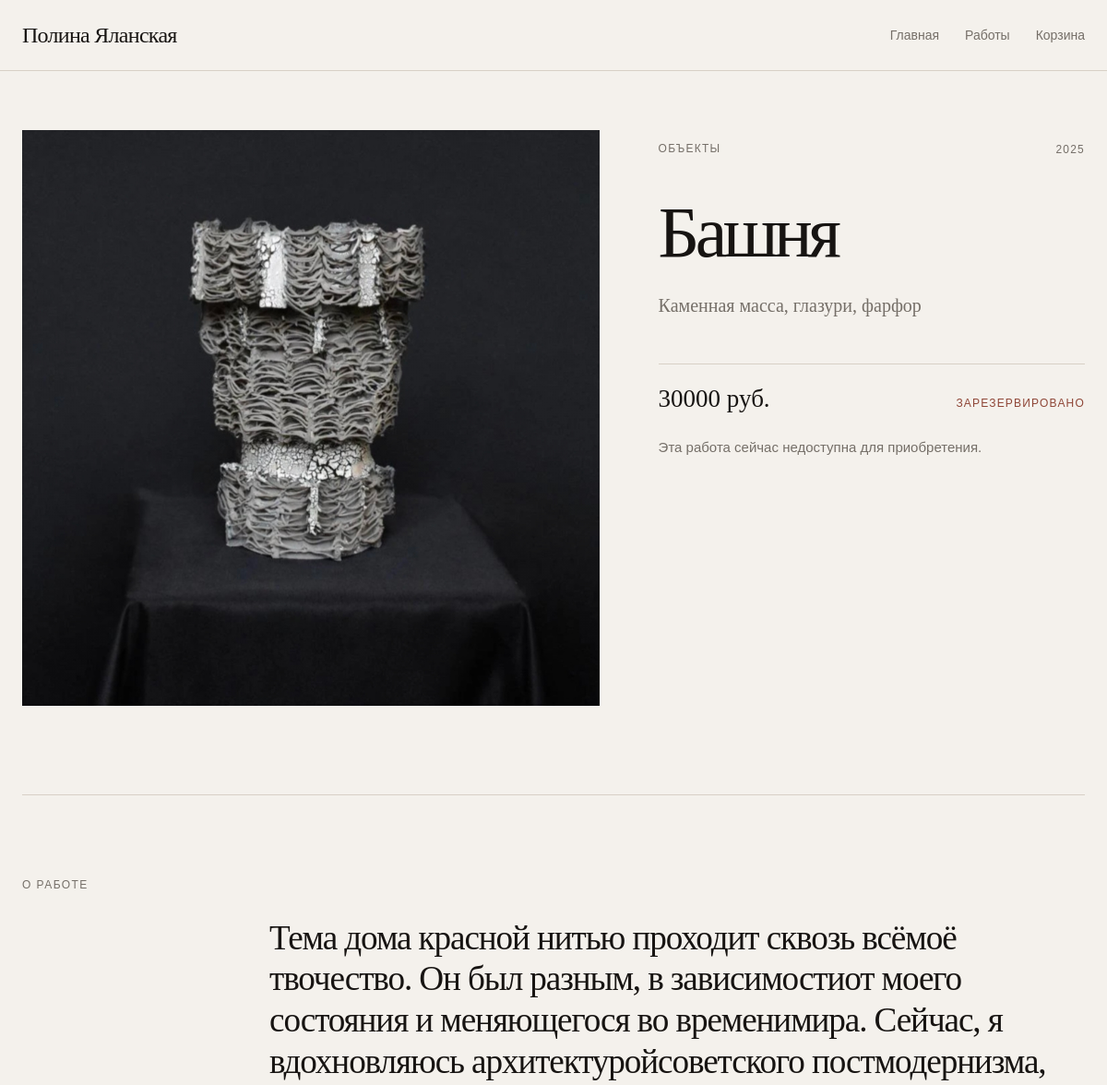
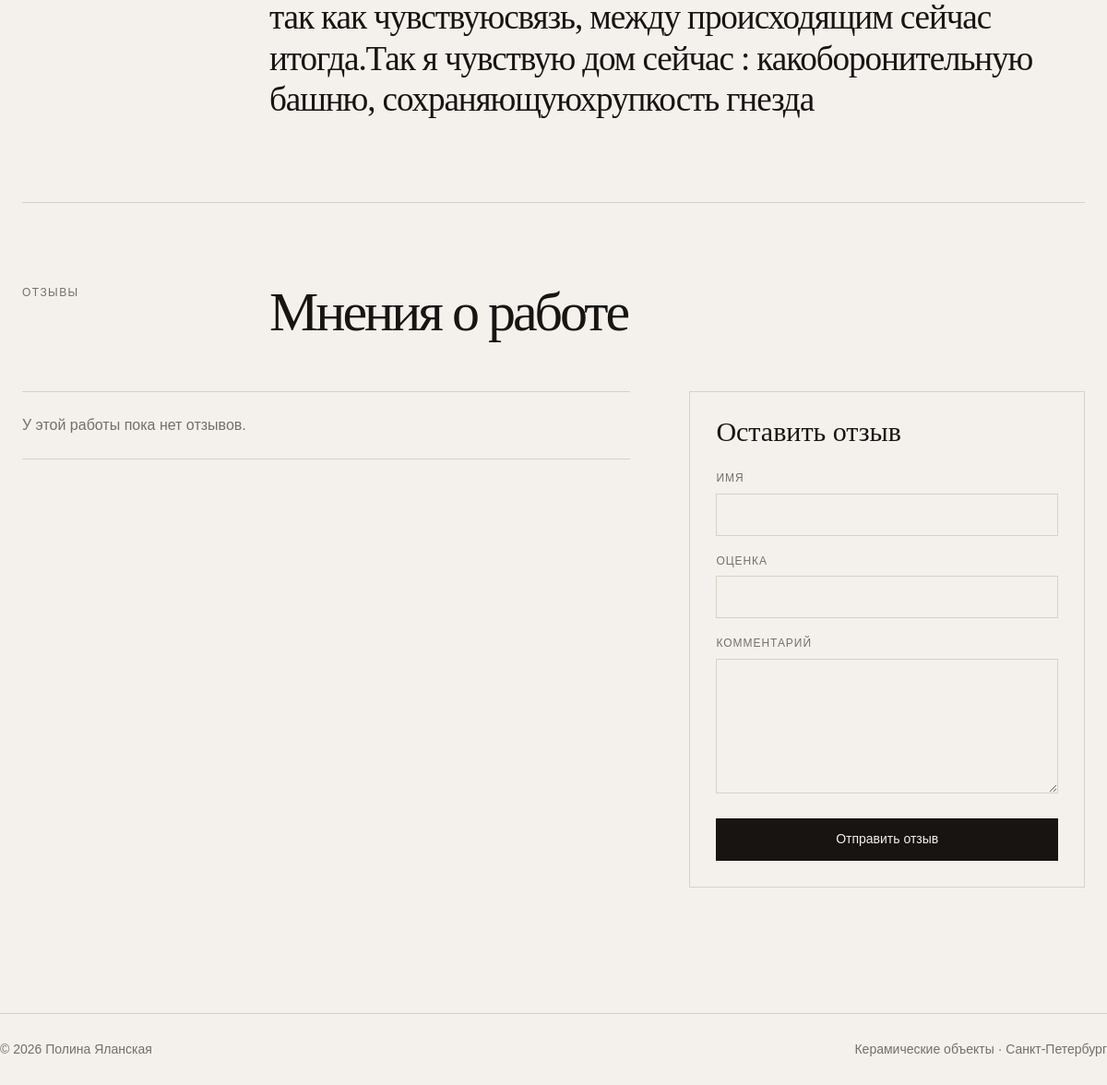
/product/a516d51d-adff-4043-b507-3011c3e6fe86, run on the app's committed database (2 pictures, top to bottom).
### tables this page shows
CREATE TABLE products (
    id TEXT PRIMARY KEY,
    name TEXT NOT NULL,
    description TEXT,
    price INTEGER NOT NULL,
    status TEXT NOT NULL DEFAULT 'available',
    img TEXT,
    category_id INTEGER,
    year INTEGER,
    materials TEXT NOT NULL DEFAULT 'Каменная масса',
    is_visible INTEGER NOT NULL DEFAULT 1,
    is_for_sale INTEGER NOT NULL DEFAULT 1,
    is_archived INTEGER NOT NULL DEFAULT 0,
    is_featured INTEGER NOT NULL DEFAULT 0,
    FOREIGN KEY (category_id) REFERENCES categories(id)
    );

CREATE TABLE categories (
    id INTEGER PRIMARY KEY AUTOINCREMENT,
    name TEXT NOT NULL UNIQUE,
    slug TEXT NOT NULL UNIQUE,
    description TEXT
    );

### routes/main.py (the view)
@main_bp.route('/product/<product_id>')
def product_page(product_id):
    product = get_product_with_category(product_id)
    if not product:
        flash("Работа не найдена", "error")
        return redirect(url_for("main.catalog"))
    if product["is_visible"] != 1 or product["is_archived"] == 1:
        flash("Работа не найдена", "error")
        return redirect(url_for("main.catalog"))
    reviews = get_reviews_by_product(product_id)
    tags = get_tags_for_product(product_id)
    return render_template("product_page.html", tags=tags, product=product, reviews=reviews, product_statuses=PRODUCT_STATUSES)

### database/connection.py (called while the page is built)
def get_db_connection():
    database_path = current_app.config["DATABASE"]
    conn = sqlite3.connect(database_path)
    conn.execute("PRAGMA foreign_keys = ON")
    conn.row_factory = sqlite3.Row
    return conn

### database/products.py (called while the page is built)
def get_product_with_category(product_id):
    conn = get_db_connection()
    product = conn.execute("""SELECT
        products.*,
        categories.name AS category_name,
        categories.slug AS category_slug
        FROM products
        LEFT JOIN categories
        ON products.category_id = categories.id
        WHERE products.id = ?
        """, (product_id,)).fetchone()
    conn.close()
    return product

### database/reviews.py (called while the page is built)
def get_reviews_by_product(product_id):
    conn = get_db_connection()
    reviews = conn.execute("SELECT * FROM reviews WHERE product_id = ? ORDER BY created_at DESC", (product_id,)).fetchall()
    conn.close()
    return reviews

### database/tags.py (called while the page is built)
def get_tags_for_product(product_id):
    conn = get_db_connection()
    tags = conn.execute("""
    SELECT tags.*
    FROM product_tags
    JOIN tags
    ON tags.id = product_tags.tag_id
    WHERE product_tags.product_id = ?
    ORDER BY tags.name
    """, (product_id,)).fetchall()
    conn.close()
    return tags

### services/cart_service.py (called while the page is built)
def get_cart(session):
    return session.get("cart", {})

def get_cart_count(session):
    cart = get_cart(session)
    return sum(cart.values())

### services/csrf_service.py (called while the page is built)
def get_csrf_token():
    if "csrf_token" not in session:
        session["csrf_token"] = secrets.token_urlsafe(32)
    return session["csrf_token"]

### templates/product_page.html (shortened to what this page needs)
{% extends 'base.html' %}
{% block content %}
	<article class="work-page">
		<section class="work-hero">
			<div class="work-hero__visual">
				{% if product.img %}
					<img
						src="{{ product.img }}"
						alt="{{ product.name }}"
						class="work-hero__image"
					>
				{% else %}
					<div class="work-hero__placeholder">
						Изображение отсутствует
					</div>
				{% endif %}
			</div>
			<div class="work-hero__info">
				<div class="work-hero__topline">
					{% if product.category_name %}
						<a
							href="{{ url_for('main.catalog', category=product.category_slug) }}"
							class="work-hero__category"
						>
							{{ product.category_name }}
						</a>
					{% endif %}
					{% if product.year %}
						<span class="work-hero__year">{{ product.year }}</span>
					{% endif %}
				</div>
				<h1 class="work-hero__title">
					{{ product.name }}
				</h1>
				{% if product.materials %}
					<p class="work-hero__materials">
						{{ product.materials }}
					</p>
				{% endif %}
				<div class="work-hero__purchase">
					<div class="work-hero__purchase-meta">
						{% if product.is_for_sale %}
							<p class="work-hero__price">
								{{ product.price }} руб.
							</p>
						{% endif %}
						<p class="work-hero__status work-hero__status--{{ product.status }}">
							{{ product_statuses.get(product.status, product.status) }}
						</p>
					</div>
					{% if product.is_visible and product.is_for_sale and product.status == 'available' %}
						<form
							action="{{ url_for('main.add_to_cart_route', product_id=product.id) }}"
							method="post"
							class="work-purchase-form"
						>
							<input
								type="hidden"
								name="csrf_token"
								value="{{ csrf_token() }}"
							>
							<div class="work-purchase-form__quantity">
								<label for="quantity">Количество</label>
								<input
									type="number"
									id="quantity"
									name="quantity"
									value="1"
									min="1"
								>
							</div>
							<button type="submit" class="work-action-button">
								Добавить в корзину
							</button>
						</form>
					{% else %}
						<p class="work-hero__unavailable">
							Эта работа сейчас недоступна для приобретения.
						</p>
					{% endif %}
				</div>
			</div>
		</section>
		<section class="work-description-section">
			<p class="home-section-label">О работе</p>
			<div class="work-description-section__content">
				<p class="work-description">
					{{ product.description }}
				</p>
			</div>
		</section>
		<section class="work-reviews">
			<div class="work-reviews__heading">
				<p class="home-section-label">Отзывы</p>
				<h2>Мнения о работе</h2>
			</div>
			<div class="work-reviews__layout">
				<div class="reviews-list">
					{% if reviews %}
						{% for review in reviews %}
							<article class="review-item">
								<header class="review-item__header">
									<p class="review-item__author">
										{{ review.name }}
									</p>
									<p
										class="review-item__rating"
										aria-label="Оценка: {{ review.rating }} из 5"
									>
										{{ review.rating }} / 5
									</p>
								</header>
								<p class="review-item__text">
									{{ review.comment if review.comment else 'Без комментария' }}
								</p>
								<p class="review-item__date">
									{{ review.created_at }}
								</p>
							</article>
						{% endfor %}
					{% else %}
						<p class="reviews-empty">
							У этой работы пока нет отзывов.
						</p>
					{% endif %}
				</div>
				<div class="review-form-wrapper">
					<h3 class="review-form-wrapper__title">
						Оставить отзыв
					</h3>
					<form
						action="{{ url_for('main.add_review', product_id=product.id) }}"
						method="post"
						class="review-form"
					>
						<div class="public-form-group">
							<label for="review_name">Имя</label>
							<input
								type="text"
								id="review_name"
								name="name"
								required
							>
						</div>
						<div class="public-form-group">
							<label for="review_rating">Оценка</label>
							<input
								type="number"
								id="review_rating"
								name="rating"
								min="1"
								max="5"
								required
							>
						</div>
						<div class="public-form-group">
							<label for="review_comment">Комментарий</label>
							<textarea
								id="review_comment"
								name="comment"
								rows="5"
							></textarea>
						</div>
						<button type="submit" class="work-action-button">
							Отправить отзыв
						</button>
					</form>
				</div>
			</div>
		</section>
	</article>
{% endblock %}

### data on the page
products: img (picture), year "2025", name "Башня", materials "Каменная масса, глазури, фарфор", price "30000", get "ЗАРЕЗЕРВИРОВАНО", description "Тема дома красной нитью проходит сквозь всёмоё твочество. Он был разным, в зависимостиот моего состояния и меняющегося во временимира. Сейчас, я вдохновляюсь архитектуройсоветского постмодернизма, так как чувствуюсвязь, между происходящим сейчас итогда.Так я чувствую дом сейчас : какоборонительную башню, сохраняющуюхрупкость гнезда"
categories: category_name "ОБЪЕКТЫ"
